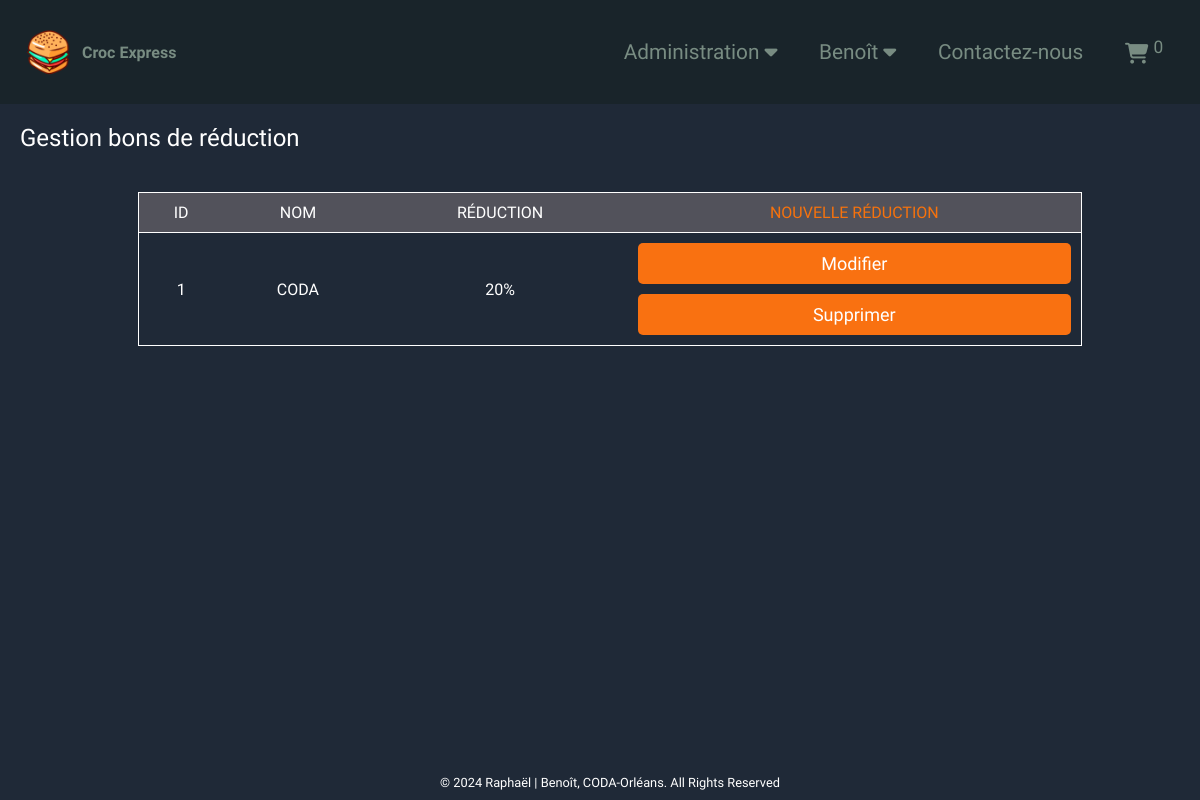
Screenshot of /index.php?page=admin_coupons (signed in) with the database file from the repository.
### tables this page shows
CREATE TABLE `coupons` (
  `id` int(11) NOT NULL,
  `name` varchar(100) NOT NULL,
  `reduction` int(11) NOT NULL
);

### src/controllers/admin/admin_coupons_controller.php (called while the page is built, shortened)
<?php
$allCoupons = $couponManager->getAll();
require PATH_VIEWS . 'admin/admin_coupons.php';

### public/index.php (called while the page is built, shortened)
<?php
require PATH_TO_PRIVATE . "core/DBconnection.php";
require "imports.php";
require PATH_VIEWS . 'layout.php';

### public/imports.php (called while the page is built, shortened)
<?php
$couponManager = new CouponsManager($bdd, "coupons");

### src/classes/managers/Manager.class.php (called while the page is built, shortened)
<?php
abstract class Manager
{
    protected PDO $bdd;
    protected string $table;
    public function __construct(PDO $database_connection, string $table)
    {
        $this->bdd = $database_connection;
        $this->table = $table;
    }
    public function getAll(): array|null
    {
        $query = "SELECT * FROM " . $this->table;
        $response = $this->bdd->query($query);
        return $response->fetchAll();
    }
}

### src/views/admin/admin_coupons.php (the view, shortened to what this page needs)
<h3>Gestion bons de réduction</h3>
<table class="table-coupons">
    <thead>
    <th>ID</th>
    <th>Nom</th>
    <th>Réduction</th>
    <th><a href="?page=admin_add_coupon" title="Add coupon admin">Nouvelle réduction</a></th>
    </thead>
    <?php foreach ($allCoupons as $coupon) { ?>
        <tr>
            <td>
                <?= $coupon['id'] ?>
            </td>
            <td>
                <?= $coupon['name'] ?>
            </td>
            <td>
                <?= $coupon['reduction'] . "%" ?>
            </td>
            <td id="delete-edit">
                <form method="post" action="?page=admin_edit_coupon">
                    <button type="submit" class="submit pay orange-button">Modifier</button>
                </form>
                <form method="post">
                    <button name="delete" type="submit" class="submit pay orange-button">Supprimer</button>
                </form>
            </td>
        </tr>
        <?php
    }
    ?>
</table>

### src/styles/style.css (style rules this page uses)
* { margin: 0; padding: 0; color: #FFF; font-family: "Work Sans", sans-serif; }
button { border: none; outline: none; cursor: pointer; }
body { background-color: #1f2937; }
a, nav i, .fa-circle-info, .fa-backward, nav p, sup { text-decoration: none; color: #788c82; transition: 0.5s; cursor: pointer; user-select: none; }
h3 { font-size: 1.5em; font-weight: 400; font-synthesis: none; text-rendering: optimizeLegibility; -webkit-font-smoothing: antialiased; -moz-osx-font-smoothing: grayscale; }
.submit { width: 100%; padding: 15px 0; font-size: 18px; font-weight: 500; border-radius: 5px; cursor: pointer; background-color: #d01a1a83; transition: 0.5s; width: 100%; }
.orange-button { display: flex; padding: 10px; border-radius: 5px; background-color: #f97111; font-size: 1em; justify-content: center; transition: 0.5s; font-weight: 600; }
td { padding: 10px; text-align: center; vertical-align: middle; }
tr { border: 1px solid white; }
.pay { padding: 10px; font-size: 18px; font-weight: 500; margin: 0; }
#delete-edit { display: flex; gap: 10px; flex-direction: column; }
table { border: 1px solid white; margin: 40px auto; border-collapse: collapse; width: 80%; }
table * { font-weight: 400; }
thead th { padding: 10px; background-color: #52525b; text-transform: uppercase; }
thead th a { color: #f6720d; text-decoration: none; display: inline-block; transition: transform .3s ease-out; }

### rows the page displays
coupons: id "1", name "CODA", reduction "20"

### other values shown
$_SESSION['name'] "Benoît"
$total "0"
